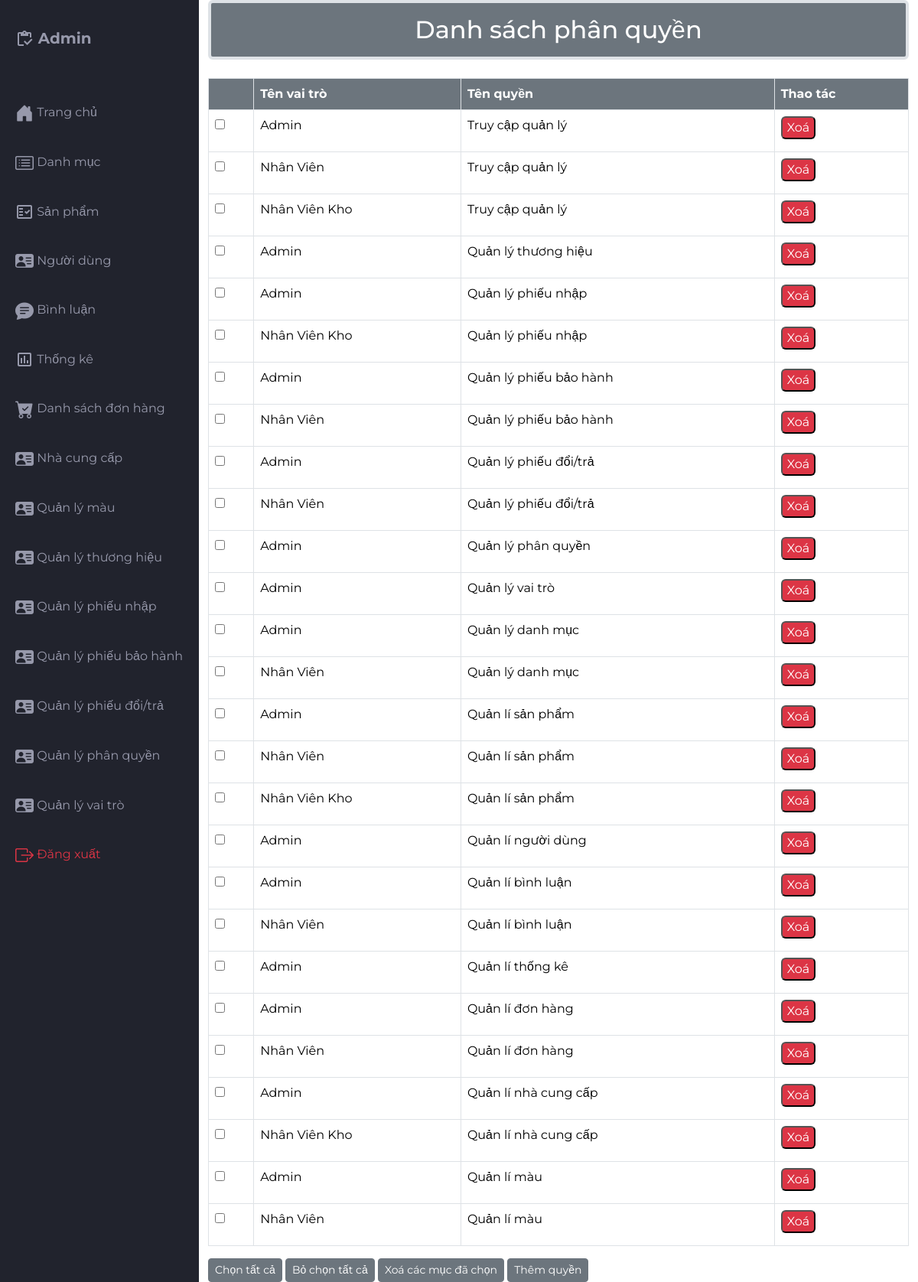
The app's page /src/Admin/indexadmin.php?act=pq (signed in) with its own data.
### tables this page shows
CREATE TABLE `chi_tiet_nhom_quyen` (
  `role_id` int(10) NOT NULL,
  `permission_id` varchar(10) NOT NULL,
  `hanh_dong` varchar(255) DEFAULT NULL
);

CREATE TABLE `vaitro` (
  `vaitro_id` int(10) NOT NULL COMMENT 'ID vai trò',
  `vaitro_name` varchar(250) NOT NULL COMMENT 'Vai trò'
);

CREATE TABLE `quyen` (
  `permission_id` varchar(10) NOT NULL,
  `permission_name` varchar(255) NOT NULL,
  `trang_thai` int(11) NOT NULL
);

### src/app/model/connectdb.php (called while the page is built, shortened)
<?php
function get_connect()
{
    try {
        $conn = new PDO("mysql:host=localhost;dbname=da1;charset=utf8", "root", "");
        $conn->setAttribute(PDO::ATTR_ERRMODE, PDO::ERRMODE_EXCEPTION);
        return $conn;
    } catch (Exception $e) {
        echo 'Kết nối thất bại: ' . $e->getMessage();
        return null;
    }
}
function pdo_queryall($sql)
{
    $thamso = array_slice(func_get_args(), 1);
    $conn = get_connect();
    try {
        $exe = $conn->prepare($sql);
        $exe->execute($thamso);
        return $exe->fetchAll(PDO::FETCH_ASSOC);
    } catch (Exception $e) {
        echo 'Thao tác thất bại: ' . $e->getMessage();
    } finally {
        unset($conn);
    }
}

### src/app/model/qlpq.php (called while the page is built, shortened)
<?php
 function query_allpq() {
        $sql = "SELECT
                    ct.role_id,
                    vt.vaitro_name,
                    ct.permission_id,
                    q.permission_name,
                    q.trang_thai,
                    ct.hanh_dong
                FROM
                    chi_tiet_nhom_quyen ct
                JOIN
                    vaitro vt ON ct.role_id = vt.vaitro_id
                JOIN
                    quyen q ON ct.permission_id = q.permission_id";
        return pdo_queryall($sql);
    }
?>

### src/Admin/qlphanquyen/qlpq.php (the view, shortened to what this page needs)
<div class="container">
    <h2 class="border border-4 mb-4 text-bg-secondary p-3 text-center rounded">Danh sách phân quyền</h2>
    <div class="table-responsive">
        <table class="table table-bordered">
            <thead>
                <tr>
                    <th class="text-bg-secondary"></th>
                    <th class="text-bg-secondary">Tên vai trò</th>
                    <th class="text-bg-secondary">Tên quyền</th>
                    <th class="text-bg-secondary">Thao tác</th>
                </tr>
            </thead>
            <tbody>
                <?php foreach ($listpq as $itemdt):
                    extract($itemdt);
                ?>
                <tr>
                    <td><input type="checkbox" name="checkbox[]" value="<?= $role_id ?>_<?= $permission_id ?>"></td>
                    <td><?= htmlspecialchars($vaitro_name) ?></td>
                    <td><?= htmlspecialchars($permission_name) ?></td>
                    <td>
                        <a href="indexadmin.php?act=xoapq&role_id=<?= $role_id ?>&permission_id=<?= $permission_id ?>" onclick="return confirm('Bạn có chắc muốn xoá ?')">
                            <input class="mb-2 text-bg-danger rounded" type="button" value="Xoá">
                        </a>
                    </td>
                </tr>
                <?php endforeach; ?>
            </tbody>
        </table>
    </div>
    <div class="">
        <button type="button" class="btn btn-secondary btn-sm" onclick="toggleCheckboxes(true)">Chọn tất cả</button>
        <button type="button" class="btn btn-secondary btn-sm" onclick="toggleCheckboxes(false)">Bỏ chọn tất cả</button>
        <button type="button" class="btn btn-secondary btn-sm">Xoá các mục đã chọn</button>
        <a href="indexadmin.php?act=addpq1">
            <button type="button" class="btn btn-secondary btn-sm">Thêm quyền</button>
        </a>
    </div>
</div>

### src/Admin/css/styles.css (style rules this page uses)
body { margin: 0; padding: 0; box-sizing: border-box; background-color: #e6e8ed; color: #666666; font-family: "Montserrat", sans-serif; }

### records on screen
chi_tiet_nhom_quyen: role.vaitro_name "Admin", permission.permission_name "Truy cập quản lý"
chi_tiet_nhom_quyen: role.vaitro_name "Nhân Viên", permission.permission_name "Truy cập quản lý"
chi_tiet_nhom_quyen: role.vaitro_name "Nhân Viên Kho", permission.permission_name "Truy cập quản lý"
chi_tiet_nhom_quyen: role.vaitro_name "Admin", permission.permission_name "Quản lý thương hiệu"
chi_tiet_nhom_quyen: role.vaitro_name "Admin", permission.permission_name "Quản lý phiếu nhập"
chi_tiet_nhom_quyen: role.vaitro_name "Nhân Viên Kho", permission.permission_name "Quản lý phiếu nhập"
chi_tiet_nhom_quyen: role.vaitro_name "Admin", permission.permission_name "Quản lý phiếu bảo hành"
chi_tiet_nhom_quyen: role.vaitro_name "Nhân Viên", permission.permission_name "Quản lý phiếu bảo hành"
chi_tiet_nhom_quyen: role.vaitro_name "Admin", permission.permission_name "Quản lý phiếu đổi/trả"
chi_tiet_nhom_quyen: role.vaitro_name "Nhân Viên", permission.permission_name "Quản lý phiếu đổi/trả"
chi_tiet_nhom_quyen: role.vaitro_name "Admin", permission.permission_name "Quản lý phân quyền"
chi_tiet_nhom_quyen: role.vaitro_name "Admin", permission.permission_name "Quản lý vai trò"
chi_tiet_nhom_quyen: role.vaitro_name "Admin", permission.permission_name "Quản lý danh mục"
chi_tiet_nhom_quyen: role.vaitro_name "Nhân Viên", permission.permission_name "Quản lý danh mục"
chi_tiet_nhom_quyen: role.vaitro_name "Admin", permission.permission_name "Quản lí sản phẩm"
chi_tiet_nhom_quyen: role.vaitro_name "Nhân Viên", permission.permission_name "Quản lí sản phẩm"
chi_tiet_nhom_quyen: role.vaitro_name "Nhân Viên Kho", permission.permission_name "Quản lí sản phẩm"
chi_tiet_nhom_quyen: role.vaitro_name "Admin", permission.permission_name "Quản lí người dùng"
chi_tiet_nhom_quyen: role.vaitro_name "Admin", permission.permission_name "Quản lí bình luận"
chi_tiet_nhom_quyen: role.vaitro_name "Nhân Viên", permission.permission_name "Quản lí bình luận"
chi_tiet_nhom_quyen: role.vaitro_name "Admin", permission.permission_name "Quản lí thống kê"
chi_tiet_nhom_quyen: role.vaitro_name "Admin", permission.permission_name "Quản lí đơn hàng"
chi_tiet_nhom_quyen: role.vaitro_name "Nhân Viên", permission.permission_name "Quản lí đơn hàng"
chi_tiet_nhom_quyen: role.vaitro_name "Admin", permission.permission_name "Quản lí nhà cung cấp"
chi_tiet_nhom_quyen: role.vaitro_name "Nhân Viên Kho", permission.permission_name "Quản lí nhà cung cấp"
chi_tiet_nhom_quyen: role.vaitro_name "Admin", permission.permission_name "Quản lí màu"
chi_tiet_nhom_quyen: role.vaitro_name "Nhân Viên", permission.permission_name "Quản lí màu"
